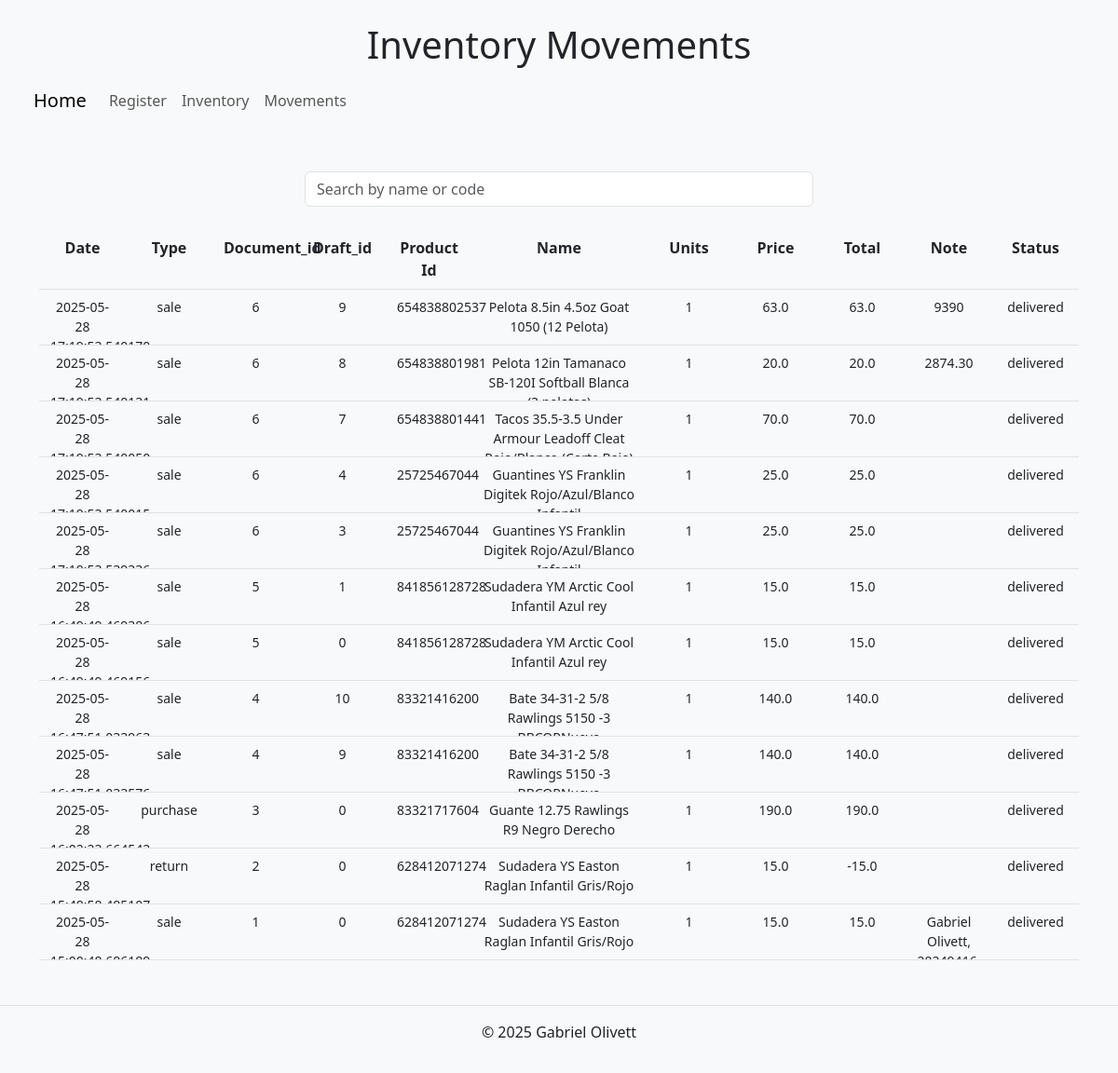
The page /inventory_movements on the database as committed earlier.
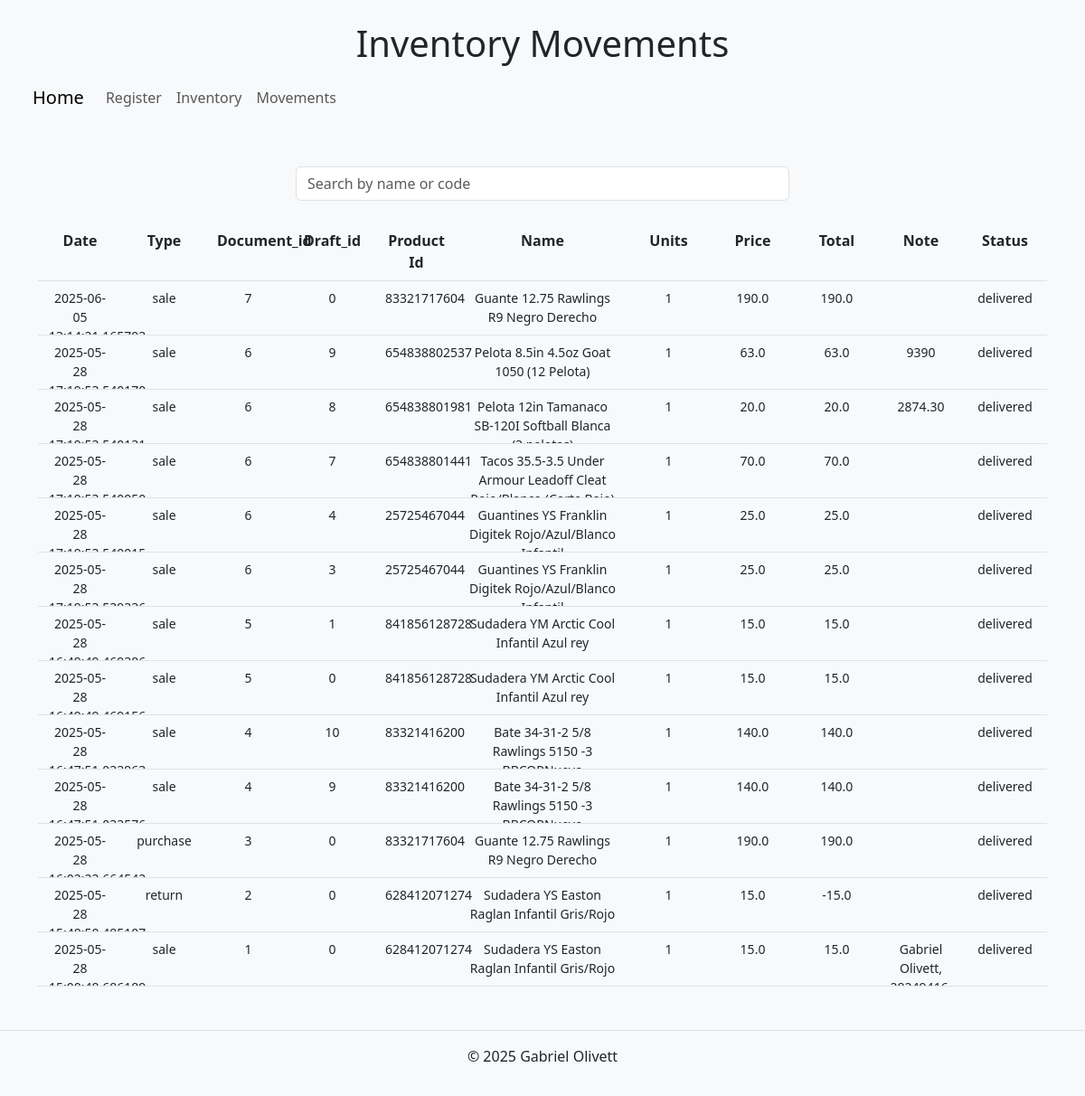
The same page on the database as committed later.
### tables this page shows
CREATE TABLE inventory_movements (
    id INTEGER PRIMARY KEY AUTOINCREMENT,
    product_id INTEGER NOT NULL,
    type TEXT NOT NULL CHECK (type IN ('sale', 'purchase', 'return', 'output')),
    Units INTEGER NOT NULL,
    date TIMESTAMP DEFAULT CURRENT_TIMESTAMP,
    note TEXT,
    document_id INTEGER, status TEXT, draft_id INTEGER NOT NULL, name TEXT NOT NULL, price REAL, toal REAL,
    FOREIGN KEY(product_id) REFERENCES inventory(id),
    FOREIGN KEY(document_id) REFERENCES movement_documents(id));

### app.py (the view)
@app.route("/inventory_movements")
def inventory_movements():
    db = get_db()
    movements = db.execute("SELECT * FROM inventory_movements ORDER BY date DESC").fetchall()
    return render_template("movements.html", movements=movements)

### app.py (called while the page is built)
@app.after_request
def after_request(response):
    response.headers["Cache-Control"] = "no-cache, no-store, must-revalidate"
    response.headers["Expires"] = 0
    response.headers["Pragma"] = "no-cache"
    return response

def get_db():
    if "db" not in g:
        g.db = sqlite3.connect("databases.db")
        g.db.row_factory = sqlite3.Row
    return g.db

### templates/movements.html (shortened to what this page needs)
{% extends "layout.html" %}
{% block h1 %}
    <h1>Inventory Movements</h1>
{% endblock %}
{% block main %}
<div class="container text-center mt-4">
    <div class="input-group w-50 mx-auto mb-4">
        <input type="text" id="search-input" class="form-control" placeholder="Search by name or code">
    </div>
    <div class="row py-2 fw-bold justify-content-center border-bottom">
        <div class="col-1">Date</div>
        <div class="col-1">Type</div>
        <div class="col" style="width: 5%;">Document_id</div>
        <div class="col" style="width: 5%;">Draft_id</div>
        <div class="col-1">Product Id</div>
        <div class="col-2">Name</div>
        <div class="col" style="width: 5%;">Units</div>
        <div class="col" style="width: 5%;">Price</div>
        <div class="col" style="width: 5%;">Total</div>
        <div class="col-1">Note</div>
        <div class="col-1">Status</div>
    </div>
    <div id="inventory-table">
        {% for item in movements %}
            <div class="row resizable-row py-2 border-bottom justify-content-center">
                <div class="col-1 small">{{item.date}}</div>
                <div class="col-1 small">{{item.type}}</div>
                <div class="col small" style="width: 5%;">{{item.document_id}}</div>
                <div class="col small" style="width: 5%;">{{item.draft_id}}</div>
                <div class="col-1 small">{{item.product_id}}</div>
                <div class="col-2 small" >{{item.name}}</div>
                <div class="col small" style="width: 5%;">{{item.Units}}</div>
                <div class="col small" style="width: 5%;">{{item.price}}</div>
                <div class="col small" style="width: 5%;">{{item.toal}}</div>
                <div class="col-1 small">{{item.note}}</div>
                <div class="col-1 small">{{item.status}}</div>
                <div class="resize-handle"></div>
            </div>
        {% endfor %}
    </div>
</div>
{% endblock %}

### templates/layout.html (shortened to what this page needs)
<!DOCTYPE html>
<html lang="en">
<head>
    <link href="https://cdn.jsdelivr.net/npm/bootstrap@5.3.3/dist/css/bootstrap.min.css" rel="stylesheet">
</head>
<body class="bg-light">
    <header class="text-center p-4">
        {% block h1%}{% endblock %}
        <nav class="navbar navbar-expand-lg bg-body-tertiary">
            <div class="container-fluid">
              <a class="navbar-brand" href="/">Home</a>
              <div class="collapse navbar-collapse" id="navbarNav">
                <ul class="navbar-nav">
                  <li class="nav-item">
                    <a class="nav-link" href="/register">Register</a>
                  </li>
                  <li class="nav-item">
                    <a class="nav-link" href="/inventory">Inventory</a>
                  </li>
                  <li class="nav-item">
                    <a class="nav-link" href="/inventory_movements">Movements</a>
                  </li>
                </ul>
              </div>
            </div>
          </nav>
    </header>
    <main class="container mt-1 mx-auto">
        {% block main %}{% endblock %}
    </main>
    <footer class="text-center mt-5 p-3 border-top">
        <p>&copy; 2025 Gabriel Olivett</p>
    </footer>
</body>
</html>

### templates/movements.html (style rules this page uses)
.resizable-row { position: relative; height: 60px; transition: height 0.1s; overflow: hidden; border-bottom: 1px solid #ccc; }
.resize-handle { position: absolute; bottom: 0; left: 0; height: 5px; width: 100%; cursor: row-resize; background-color: transparent; z-index: 1; }

Rows that differ between the two databases and show on the page:
added inventory_movements: date "2025-06-05…", type "sale", document_id "7", draft_id "0", product_id "83321717604", name "Guante 12.75 Rawlings R9 Negro Derecho", Units "1", price "190.0", toal "190.0", status "delivered"
